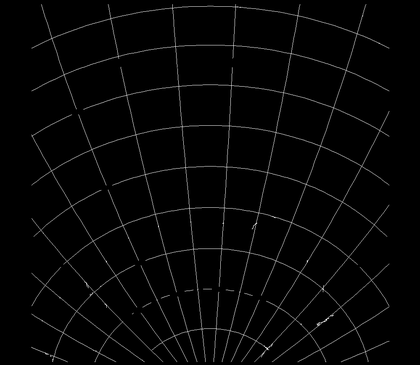
%> input picture assignment3/image/1-p.png, 420 x 365 px, shrunk from 999 x 868 before the run
$ octave --eval "result = HSV_equalization(imread('../assignment3/image/1-p.png'));"   (GNU Octave 9; MATLAB toolbox functions it lacks are replaced by stand-ins)
%> lines starting %> are read from the running program, lines starting %| are printed output that depends on the picture
function [output] = HSV_equalization(input_image)
%first test the image is a RGB or gray image
if numel(size(input_image)) == 3
    %this is a RGB image
    %here is just one method, if you have other ways to do the
    %equalization, you can change the following code
    % 将RGB图像转化到HSV空间
    output = rgb2hsv(input_image);
    V = output(:, :, 3);
    output(:, :, 3) = hsv_equal(V, 3);
    output = hsv2rgb(output);
else
    %this is a gray image
    [output] =  hsv_equal(input_image, 1);

end

    function [output2] = hsv_equal(input_channel, channels)
%> called with channels = 1
    % 直方图均衡化

        if (channels == 3)
            input_channel = im2uint8(input_channel);
        end

        % 获得图片的一些基本参数
        [m, n] = size(input_channel);
%> m = 365; n = 420
        normer = m * n;
%> normer = 153300

        % 求转换函数
        p = zeros(1, 256); % 默认为256个灰度级
        for i = 1:m
            for j = 1:n
                p(input_channel(i, j) + 1) = 1 + p(input_channel(i, j) + 1);
            end
        end
%> after the loop, p = 256 values, max 129769 at index 1, min 0 at index 171, mean 598.8
        p = 255 * p / normer;
%> p = 256 values, max 215.9 at index 1, min 0 at index 171, mean 0.996
        p = cumsum(p);
%> p = 256 values from 215.9 to 255

        % 计算输出
        output2 = zeros(m, n);
        for i = 1:m
            for j = 1:n
                output2(i, j) = p(input_channel(i, j) + 1);
            end
        end
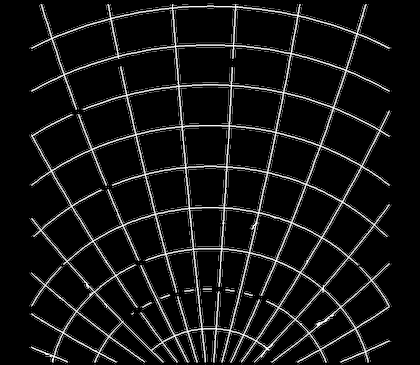
%> output2: size 365x420 double; min 215.9, max 255, mean 219.1; drawn with min black and max white

        if (channels == 1)
            output2 = uint8(output2);
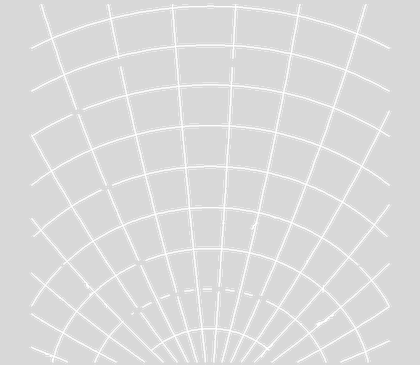
%> output2: size 365x420 uint8; min 216, max 255, mean 219.2
        elseif (channels == 3)
             output2 = output2 / max(max(output2));
        end
    end
end

$ run again, on assignment3/image/2-p.png
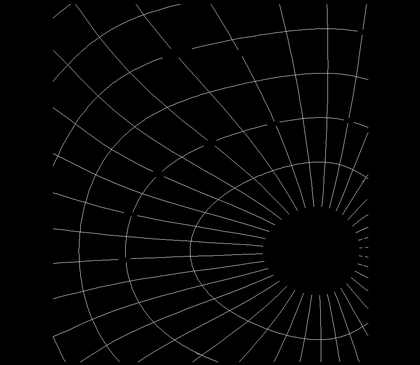
%> input picture assignment3/image/2-p.png, 420 x 365 px, shrunk from 999 x 868 before the run
%> after the loop in hsv_equal, `for i = 1:m`: p = 256 values, max 131260 at index 1, min 0 at index 121, mean 598.8
%> in hsv_equal, `p = 255 * p / normer;`: p = 256 values, max 218.3 at index 1, min 0 at index 121, mean 0.996
%> in hsv_equal, `p = cumsum(p);`: p = 256 values from 218.3 to 255
%> after the loop in hsv_equal, `for i = 1:m`:
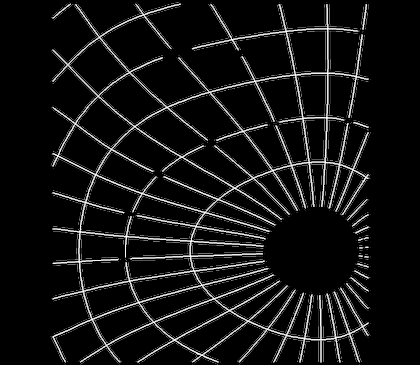
%> output2: size 365x420 double; min 218.3, max 255, mean 221.2; drawn with min black and max white
%> in hsv_equal, `output2 = uint8(output2);`:
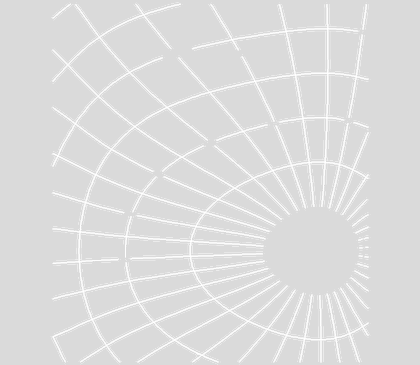
%> output2: size 365x420 uint8; min 218, max 255, mean 220.9

$ run again, on assignment3/image/3-p.png
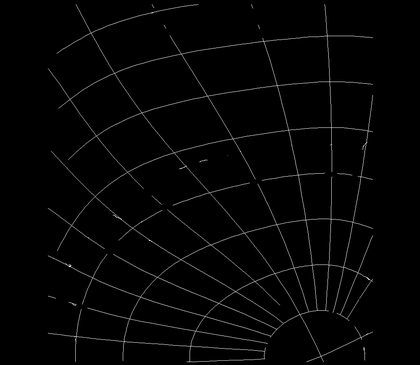
%> input picture assignment3/image/3-p.png, 420 x 365 px, shrunk from 999 x 868 before the run
%> after the loop in hsv_equal, `for i = 1:m`: p = 256 values, max 134057 at index 1, min 0 at index 162, mean 598.8
%> in hsv_equal, `p = 255 * p / normer;`: p = 256 values, max 223 at index 1, min 0 at index 162, mean 0.996
%> in hsv_equal, `p = cumsum(p);`: p = 256 values from 223 to 255
%> after the loop in hsv_equal, `for i = 1:m`:
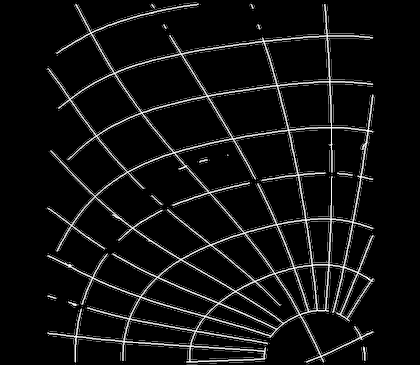
%> output2: size 365x420 double; min 223, max 255, mean 225.1; drawn with min black and max white
%> in hsv_equal, `output2 = uint8(output2);`:
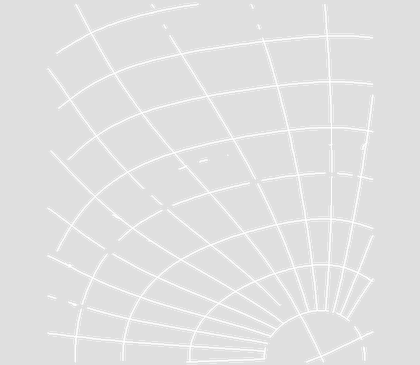
%> output2: size 365x420 uint8; min 223, max 255, mean 225.2

$ run again, on assignment3/image/4-p.png
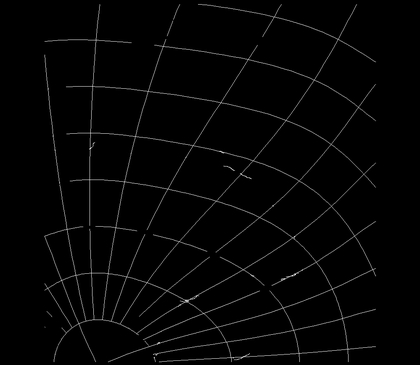
%> input picture assignment3/image/4-p.png, 420 x 365 px, shrunk from 999 x 868 before the run
%> after the loop in hsv_equal, `for i = 1:m`: p = 256 values, max 133411 at index 1, min 0 at index 138, mean 598.8
%> in hsv_equal, `p = 255 * p / normer;`: p = 256 values, max 221.9 at index 1, min 0 at index 138, mean 0.996
%> in hsv_equal, `p = cumsum(p);`: p = 256 values from 221.9 to 255
%> after the loop in hsv_equal, `for i = 1:m`:
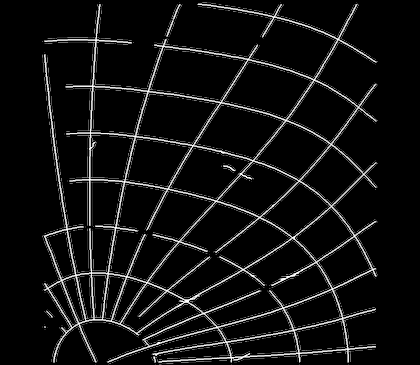
%> output2: size 365x420 double; min 221.9, max 255, mean 224.2; drawn with min black and max white
%> in hsv_equal, `output2 = uint8(output2);`:
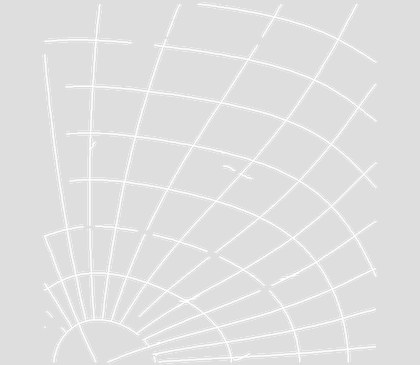
%> output2: size 365x420 uint8; min 222, max 255, mean 224.3
